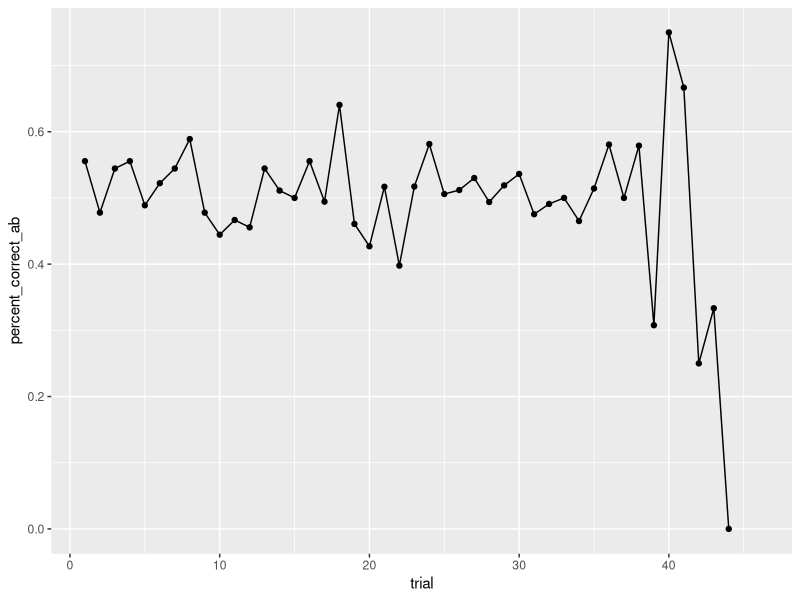
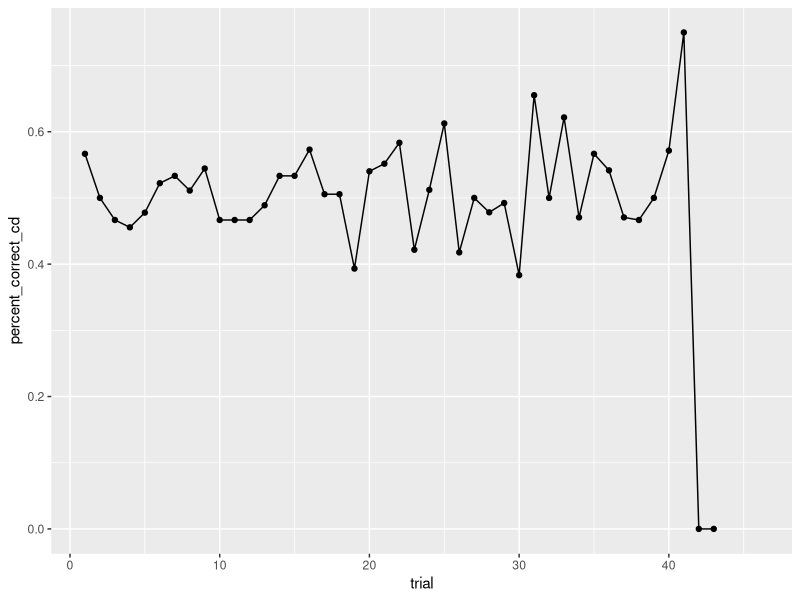
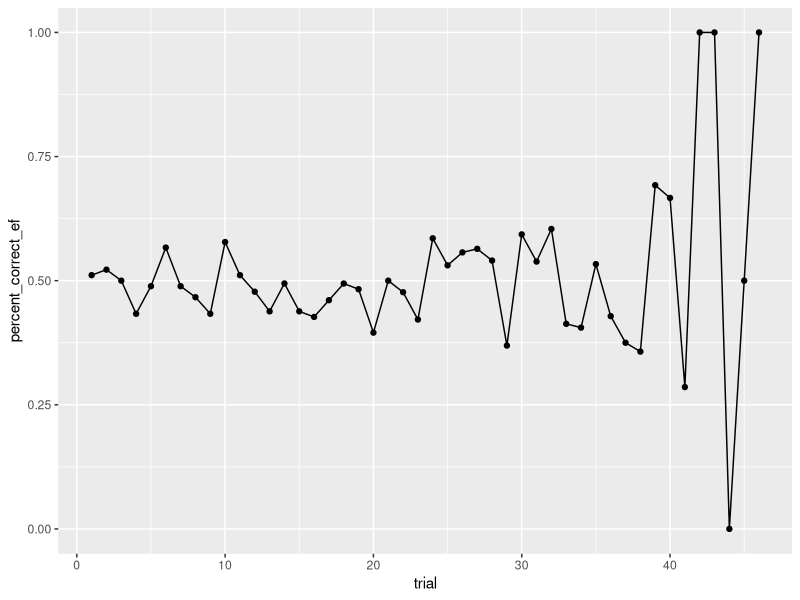

Here is the R script that generated these plots, in order:
library(dplyr)
library(tidyr)
library(ggplot2)

data <- read.delim("all_subjects.txt")
names(data) <- c("subj", "run", "pair", "choice", "outcome", "congruent", "RT")

data <- data %>%
  group_by(.dots=c("subj","pair")) %>%
  mutate(Count=row_number())

percent_correct_by_trial_ab <- function(n) {
  count <- sum(data$Count == n & data$choice=="corr" & data$pair == "12")
  countall <- sum(data$Count == n & data$pair == "12")
  return(count/countall)
}

percent_correct_by_trial_cd <- function(n) {
  count <- sum(data$Count == n & data$choice=="corr" & data$pair == "34")
  countall <- sum(data$Count == n & data$pair == "34")
  return(count/countall)
}

percent_correct_by_trial_ef <- function(n) {
  count <- sum(data$Count == n & data$choice=="corr" & data$pair == "56")
  countall <- sum(data$Count == n & data$pair == "56")
  return(count/countall)
}

#percent_correct_by_trial_ab(10)

x <- 1:46
output_ab <- lapply(x, percent_correct_by_trial_ab) 
output_cd <- lapply(x, percent_correct_by_trial_cd) 
output_ef <- lapply(x, percent_correct_by_trial_ef) 

df_ab <- data.frame(matrix(unlist(output_ab), nrow=length(output_ab), byrow=T))
df_cd <- data.frame(matrix(unlist(output_cd), nrow=length(output_cd), byrow=T))
df_ef <- data.frame(matrix(unlist(output_ef), nrow=length(output_ef), byrow=T))

colnames(df_ab)[colnames(df_ab)=="matrix.unlist.output_ab...nrow...length.output_ab...byrow...T."] <- "percent_correct_ab"
colnames(df_cd)[colnames(df_cd)=="matrix.unlist.output_cd...nrow...length.output_cd...byrow...T."] <- "percent_correct_cd"
colnames(df_ef)[colnames(df_ef)=="matrix.unlist.output_ef...nrow...length.output_ef...byrow...T."] <- "percent_correct_ef"

df_ab$trial <- seq.int(nrow(df_ab))
df_cd$trial <- seq.int(nrow(df_cd))
df_ef$trial <- seq.int(nrow(df_ef))

ggplot(data=df_ab, aes(x=trial, y=percent_correct_ab, group=1)) +
  geom_line()+
  geom_point()

ggplot(data=df_cd, aes(x=trial, y=percent_correct_cd, group=1)) +
  geom_line()+
  geom_point()

ggplot(data=df_ef, aes(x=trial, y=percent_correct_ef, group=1)) +
  geom_line()+
  geom_point()
